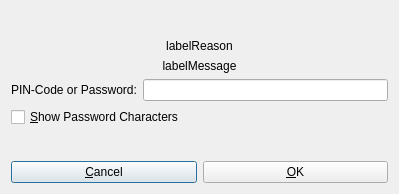
<?xml version="1.0" encoding="UTF-8"?>
<ui version="4.0">
 <comment>This Dialog is used for entering the secret PIN</comment>
 <class>DlgEnterPinBase</class>
 <widget class="QDialog" name="DlgEnterPinBase">
  <property name="geometry">
   <rect>
    <x>0</x>
    <y>0</y>
    <width>399</width>
    <height>194</height>
   </rect>
  </property>
  <property name="windowTitle">
   <string>Enter PIN</string>
  </property>
  <layout class="QVBoxLayout">
   <item>
    <spacer name="verticalSpacer">
     <property name="orientation">
      <enum>Qt::Vertical</enum>
     </property>
     <property name="sizeHint" stdset="0">
      <size>
       <width>20</width>
       <height>0</height>
      </size>
     </property>
    </spacer>
   </item>
   <item>
    <widget class="QLabel" name="labelReason">
     <property name="text">
      <string>labelReason</string>
     </property>
     <property name="alignment">
      <set>Qt::AlignCenter</set>
     </property>
     <property name="wordWrap">
      <bool>true</bool>
     </property>
    </widget>
   </item>
   <item>
    <widget class="QLabel" name="labelMessage">
     <property name="text">
      <string>labelMessage</string>
     </property>
     <property name="alignment">
      <set>Qt::AlignCenter</set>
     </property>
    </widget>
   </item>
   <item>
    <layout class="QHBoxLayout">
     <item>
      <widget class="QLabel" name="labelKind">
       <property name="text">
        <string>PIN-Code or Password:</string>
       </property>
       <property name="wordWrap">
        <bool>false</bool>
       </property>
      </widget>
     </item>
     <item>
      <widget class="QLineEdit" name="lineEditPin">
       <property name="echoMode">
        <enum>QLineEdit::Password</enum>
       </property>
      </widget>
     </item>
    </layout>
   </item>
   <item>
    <widget class="QCheckBox" name="checkBoxClearText">
     <property name="text">
      <string>&amp;Show Password Characters</string>
     </property>
    </widget>
   </item>
   <item>
    <spacer>
     <property name="orientation">
      <enum>Qt::Vertical</enum>
     </property>
     <property name="sizeHint" stdset="0">
      <size>
       <width>372</width>
       <height>10</height>
      </size>
     </property>
    </spacer>
   </item>
   <item>
    <layout class="QHBoxLayout">
     <property name="spacing">
      <number>6</number>
     </property>
     <property name="margin">
      <number>0</number>
     </property>
     <item>
      <widget class="QPushButton" name="buttonCancel">
       <property name="text">
        <string>&amp;Cancel</string>
       </property>
      </widget>
     </item>
     <item>
      <widget class="QPushButton" name="buttonOk">
       <property name="text">
        <string>&amp;OK</string>
       </property>
      </widget>
     </item>
    </layout>
   </item>
  </layout>
 </widget>
 <layoutdefault spacing="6" margin="11"/>
 <pixmapfunction>qPixmapFromMimeSource</pixmapfunction>
 <resources/>
 <connections/>
</ui>
